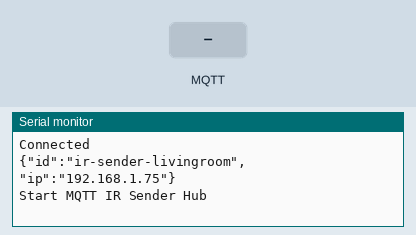
Recording of a sketch running on a simulated Arduino Uno, built with avr-gcc and run on an emulated ATmega328P. Shown: the last lines printed to the serial monitor. Inputs (shaded band) come from the test bench. WiFi joins after 1.5 s; servers stay silent unless stated; no MQTT or app messages arrive unless stated.

Above: at 3.7 s.
3.8 s: MQTT message "5" arrives on the first subscribed topic
At 5.0 s:
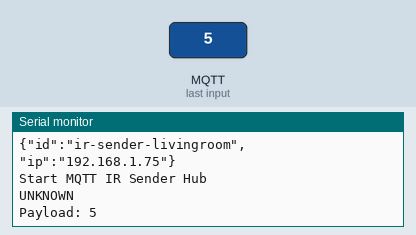
5.3 s: MQTT message "on" arrives on the first subscribed topic
At 6.2 s:
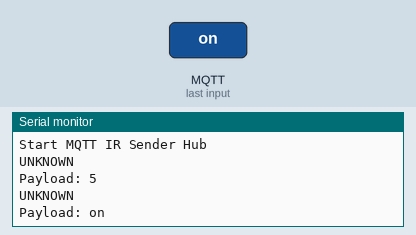
6.8 s: MQTT message "off" arrives on the first subscribed topic
At 7.3 s:
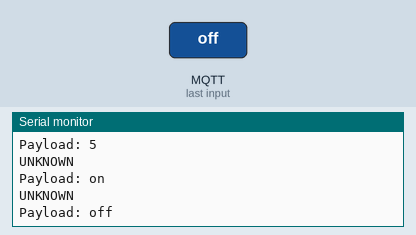

Measured:
- after the input at 3.8 s, the serial monitor: prints a new line at once (image 1)
- after the input at 5.3 s, the serial monitor: prints a new line at once (image 2)
- after the input at 6.8 s, the serial monitor: prints a new line at once (image 3)

The sketch:

mqtt-ir-sender.ino
```cpp
/**
   Receiving IR Commands and send the Command to a MQTT Topic
*/
#include <SPI.h>
#include <Ethernet.h>
#include <PubSubClient.h>
#include "MqttDeviceHealthCheck.h"
#include <IRremote.h>
#include <ArduinoJson.h>

/**
   Need the IR Sender LED on Pin 3
*/
IRsend irsend;

long MOPIDY_NEXT_TRACK = 0xa35; //NextTrack

// MAC Adresse des Ethernet Shields
byte mac[] = { 0xDE, 0xED, 0xBA, 0xFE, 0xFE, 0xFF };

IPAddress ip(192, 168, 1, 75);

// IP des MQTT Servers
char server[]            = "maxchen";

char DEVICE_ID[] = "ir-sender-livingroom";

// Callback function header
void callback(char* topic, byte* payload, unsigned int length);

EthernetClient apiClient;
PubSubClient mqttClient(server, 1883, callback, apiClient);

// Callback function header
void callback(char* topic, byte* payload, unsigned int length);

char MQTT_IR_COMMANDS_OUT_PATH[] = "/iot/ircommands/out";
char message_buff[100];
String subscribeTarget;
void setup() {

  Serial.begin(9600);
  Ethernet.begin(mac, ip);
  // Allow the hardware to sort itself out
  delay(2500);
  if (mqttClient.connect(DEVICE_ID))
  {
    Serial.println("Connected");
    subscribeTarget = String(MQTT_IR_COMMANDS_OUT_PATH) + "/" + DEVICE_ID;
    String publishTargetFull = String(subscribeTarget);
    int singleTargetLen = publishTargetFull.length() + 1;
    char singleTarget_buffer[singleTargetLen];
    publishTargetFull.toCharArray(singleTarget_buffer, singleTargetLen);
    mqttClient.subscribe(singleTarget_buffer);
  } else {
    Serial.println("Not Connected");
  }
  doHealthCheckMessage(String(DEVICE_ID),ip, mqttClient);


  //register topic MQTT_IR_COMMANDS_OUT_PATH/DEVICE_ID

  Serial.println("Start MQTT IR Sender Hub");

}

void loop() {

  // put your main code here, to run repeatedly:
  // health_timer->Update();
  mqttClient.loop();

}

void callback(char* topic, byte* payload, unsigned int length) {
  if (String(topic).equals(String(subscribeTarget)))
  {
    int i = 0;
    // create character buffer with ending null terminator (string)
    for (i = 0; i < length; i++) {
      message_buff[i] = payload[i];
    }
    message_buff[i] = '\0';
    String msgString = String(message_buff);
    StaticJsonBuffer<200> jsonBuffer;
    JsonObject& root = jsonBuffer.parseObject(msgString);
    const char* command = root["value"];
    int decode_type = root["decode_type"];
    executeIrCommand(command, decode_type);

    Serial.println("Payload: " + msgString);
  }
}

void executeIrCommand(const char* command, int decode_type)
{
  long commandIr = 0;
  switch (decode_type) {
    default:
    case UNKNOWN:      Serial.println("UNKNOWN");       break ;
    case NEC:          Serial.println("NEC");           break ;
    case SONY:
      //this one are using for controll the Homeassistant and Mopidy Part
      Serial.println("SONY");
      commandIr = convertIncommingCommandToSony(command);
      for (int i = 0; i < 3; i++) {
        irsend.sendSony(commandIr, 12);
        delay(40);
      }
      break ;
    case RC5:          Serial.println("RC5");           break ;
    case RC6:          Serial.println("RC6");           break ;
    case DISH:         Serial.println("DISH");          break ;
    case SHARP:        Serial.println("SHARP");         break ;
    case JVC:          Serial.println("JVC");           break ;
    case SANYO:        Serial.println("SANYO");         break ;
    case MITSUBISHI:   Serial.println("MITSUBISHI");    break ;
    case SAMSUNG:      Serial.println("SAMSUNG");       break ;
    case LG:           Serial.println("LG");            break ;
    case WHYNTER:      Serial.println("WHYNTER");       break ;
    case AIWA_RC_T501: Serial.println("AIWA_RC_T501");  break ;
    case PANASONIC:    Serial.println("PANASONIC");     break ;
    case DENON:        Serial.println("Denon");         break ;
  }

}
long convertIncommingCommandToSony(const char* command){
  char prefix[] = "0x";
  int commandLength = sizeof(command) + sizeof(prefix);
  char fullcommand[commandLength];
  sprintf(fullcommand, "%s%s", prefix, command);
  long li = strtol(fullcommand, NULL, 0);
  return li;
}
```
